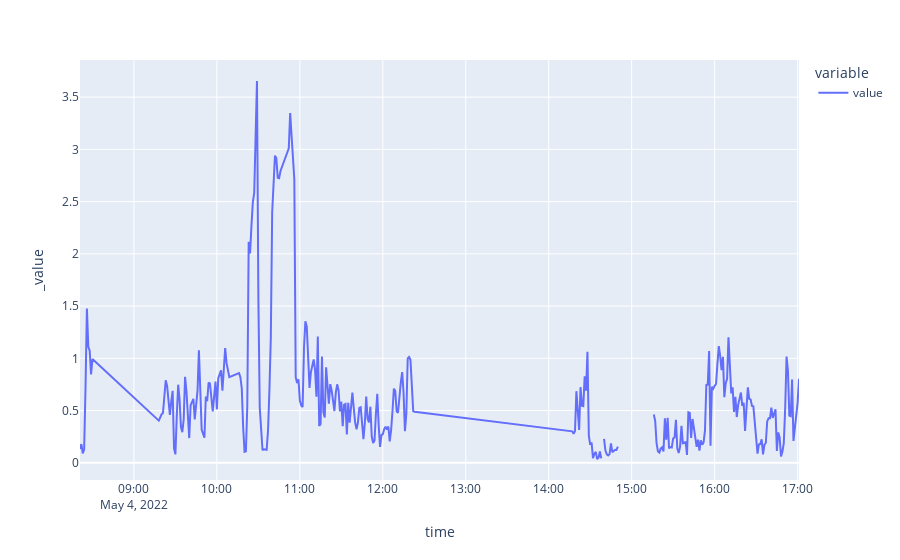

The code cell stored with this chart in its notebook:
### Code cell
df.set_index('time').plot(y=['value'])

### Figure 1 — Plotly figure (JSON) as saved in the notebook; plotly's stock layout.template omitted (floating-point values rounded to 4 significant figures; data arrays with more than 128 entries replaced by an {"elided": "..."} marker saying what was removed)
{"data": [{"hovertemplate": "variable=value<br>time=%{x}<br>_value=%{y}<extra></extra>", "legendgroup": "value", "line": {"color": "#636efa", "dash": "solid"}, "marker": {"symbol": "circle"}, "mode": "lines", "name": "value", "orientation": "v", "showlegend": true, "type": "scatter", "x": {"elided": "336 str values"}, "xaxis": "x", "y": {"elided": "336 float values"}, "yaxis": "y"}], "layout": {"autosize": true, "legend": {"title": {"text": "variable"}, "tracegroupgap": 0}, "margin": {"t": 60}, "xaxis": {"anchor": "y", "autorange": true, "domain": [0, 1], "range": ["2022-05-04 08:21", "2022-05-04 17:01"], "title": {"text": "time"}, "type": "date"}, "yaxis": {"anchor": "x", "autorange": true, "domain": [0, 1], "range": [-0.1649, 3.855], "title": {"text": "_value"}, "type": "linear"}}}
